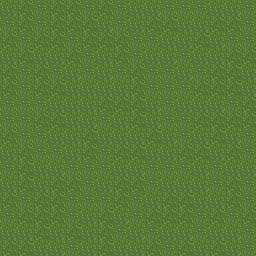

Below is a game level as drawn by its tile map, then a one-line description and the .tmx that defines it (tile-layer data replaced by summaries):
An orthogonal 16x16 tile map with 16x16 px tiles, 1 tile layer (Tile Layer 1).

<map version="1.2" tiledversion="1.3.0" orientation="orthogonal" renderorder="right-down" compressionlevel="-1" width="16" height="16" tilewidth="16" tileheight="16" infinite="0" nextlayerid="2" nextobjectid="1">
 <tileset firstgid="1" name="tileset-forest" tilewidth="16" tileheight="16" tilecount="64" columns="8">
  <image source="tileset-forest.png" width="128" height="128" />
  <terraintypes>
   <terrain name="Grass" tile="10" />
   <terrain name="Mud" tile="18" />
  </terraintypes>
  <tile id="0" terrain="0,0,0,0" />
  <tile id="1" terrain="0,0,0,0" />
  <tile id="2" terrain="0,0,0,0" />
  <tile id="8" terrain="0,0,0,1" />
  <tile id="9" terrain="0,0,1,1" />
  <tile id="10" terrain="0,0,1,0" />
  <tile id="16" terrain="0,1,0,1" />
  <tile id="17" terrain="1,1,1,1" />
  <tile id="18" terrain="1,0,1,0" />
  <tile id="19" terrain="1,1,1,0" />
  <tile id="20" terrain="1,1,0,1" />
  <tile id="24" terrain="0,1,0,0" />
  <tile id="25" terrain="1,1,0,0" />
  <tile id="26" terrain="1,0,0,0" />
  <tile id="27" terrain="1,0,1,1" />
  <tile id="28" terrain="0,1,1,1" />
 </tileset>
 <layer id="1" name="Tile Layer 1" width="16" height="16">
  <data>[256 cells, 256 non-empty, 3 distinct tile ids]</data>
 </layer>
</map>
